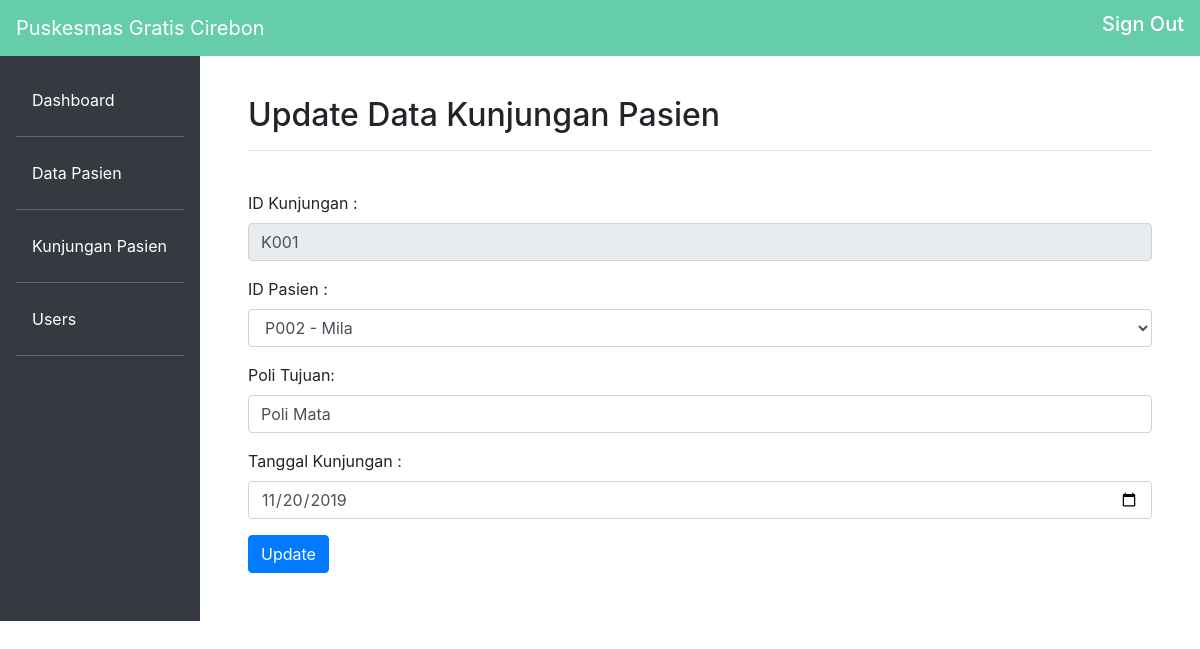
/index.php?page=kunjungan_edit&id=K001 (signed in), run on the app's committed database.
### tables this page shows
CREATE TABLE `tbl_kunjungan` (
  `no` int(11) NOT NULL,
  `id_kj` varchar(11) NOT NULL,
  `id_pasien` varchar(11) NOT NULL,
  `poli_tujuan` varchar(50) NOT NULL,
  `tgl_kj` date NOT NULL
);

### modules/kunjungan/kunjungan_edit.php (the view, shortened to what this page needs)
<?php
$id = $_GET['id'];
$query = "SELECT * FROM tbl_kunjungan WHERE id_kj = '$id'";
$result = $connect->query($query);
$data = $result->fetch_array();
?>
          <h2>Update Data Kunjungan Pasien</h2> <hr> <br>
          <form action="" method="POST">
            <div class="form-group">
              <label>ID Kunjungan : </label>
              <input class="form-control" readonly type="text" name="fr_id_kunjungan" value="<?php echo $data['id_kj']?>">
            </div>
            <div class="form-group">
              <label>ID Pasien : </label>
              <select class="form-control" name="fr_id_pasien">
                <?php
                  $sql = 'SELECT * FROM tbl_pasien';
                    $result = $connect->query($sql);
                    if ($result->num_rows > 0){
                    while($row = $result->fetch_assoc()) {
                      $sqll = "SELECT * FROM tbl_kunjungan WHERE id_kj = '$id'";
                      $res = $connect->query($sqll);
                      $dat = $res->fetch_array();
                      if ($dat['id_pasien']==$row['id_pasien']) {
                        $selected = "selected";
                      }else{
                        $selected = "";
                      }
                ?>
                <option value="<?=$row['id_pasien']?>" <?=$selected?>>
                  <?=$row['id_pasien'].' - '.$row['nama_pasien']?>
                </option>
              <?php }} ?>
              </select>
            </div>
            <div class="form-group">
              <label>Poli Tujuan: </label>
              <input class="form-control" type="text" name="fr_poli_tujuan", value="<?=$data['poli_tujuan']?>">
            </div>
            <div class="form-group">
              <label>Tanggal Kunjungan : </label>
              <input class="form-control" type="date" name="fr_tgl_kj", value="<?=$data['tgl_kj']?>">
            </div>
            <button class="btn btn-primary">Update</button>
          </form>

### css/style.css (style rules this page uses)
body { max-height: 600px; }

### data on the page
tbl_kunjungan: fr_id_kunjungan "K001", fr_poli_tujuan "Poli Mata", fr_tgl_kj "11/20/2019"

### other printed values
form field fr_id_pasien "P002 - Mila"
